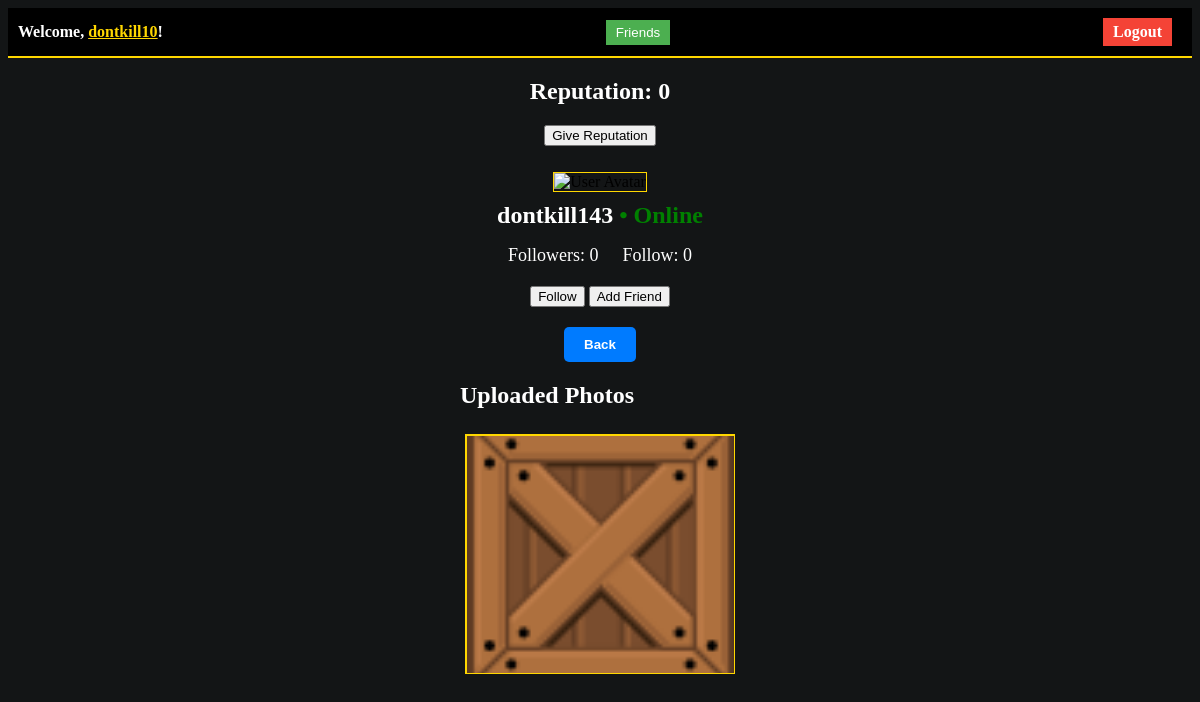
The app's page /user_profile/dontkill143 (signed in) with its own data.
### main.py (models this page shows, shortened)
class User(db.Model, UserMixin):
    id = db.Column(db.Integer, primary_key=True)
    username = db.Column(db.String(80), unique=True, nullable=False)
    password = db.Column(db.String(120), nullable=False)
    email = db.Column(db.String(120), unique=True, nullable=False)
    profile_photo = db.Column(db.String(255))  # Add this line
    profile_photos = db.Column(db.String(1000))  # Store a list of filenames
    likes = db.relationship("Like", backref="user", lazy=True)
    reputation = db.Column(db.Integer, default=0)
    last_given_reputation_timestamp = db.Column(db.DateTime, default=None)
    reputation_given_count = db.Column(db.Integer, default=0)
    coins = db.Column(db.Integer, default=10)  # Initialize coins to 10
    selected_border_color = db.Column(db.String(20))  # Store the selected border color
    selected_username_color = db.Column(db.String(7))  # Store color as a hex string (e.g., "#RRGGBB")
    selected_username_comment = db.Column(db.String(7)) # Store color for comment
    uploaded_photo_count = db.Column(db.Integer, default=0)  # Initialize with 0
    trivia_score = db.Column(db.Integer, default=0)  # Add this line to store the trivia score
    last_seen = db.Column(db.DateTime, default=datetime.utcnow)
    reset_token = db.Column(db.String(100), nullable=True)
    followers = db.relationship('User', secondary='followers', primaryjoin='User.id==followers.c.followee_id',
                                secondaryjoin='User.id==followers.c.follower_id', backref='following')
    friends = relationship('User', secondary='friendship', primaryjoin=id == Friendship.user_id,
                           secondaryjoin=id == Friendship.friend_id)

class Photo(db.Model):
    id = db.Column(db.Integer, primary_key=True)
    filename = db.Column(db.String(255), nullable=False)
    user_id = db.Column(db.Integer, db.ForeignKey("user.id"), nullable=False)
    user = db.relationship("User", backref=db.backref("photos", lazy=True))
    likes = db.relationship("Like", backref="photo", lazy=True, cascade="all, delete-orphan")
    comments = db.relationship("Comment", backref="photo_ref", lazy=True, cascade="all, delete-orphan")
    border_color = db.Column(db.String(20))  # Store the border color associated with the photo
    border_width = db.Column(db.Integer)

### main.py (the view)
@app.route('/user_profile/<username>')
@login_required
def user_profile(username):
    if not current_user.profile_photo:
        current_user.profile_photo = "placeholder.png"  # Set the default profile photo
    user = User.query.filter_by(username=username).first()
    if user:
        user_reputation = user.reputation  # Replace 'reputation' with the actual field in your User model
        user_uploaded_photos = Photo.query.filter_by(user_id=user.id).all()
        return render_template("user_profile.html", user=user, reputation=user_reputation, user_uploaded_photos=user_uploaded_photos)
    else:
        flash("User not found.", "error")
        return redirect(url_for("dashboard"))

### main.py (called while the page is built)
@login_manager.user_loader
def load_user(user_id):
    return User.query.get(int(user_id))

@app.before_request
def update_last_seen():
    if current_user.is_authenticated:
        current_user.last_seen = datetime.now(timezone.utc)
        db.session.commit()

### templates/user_profile.html (shortened to what this page needs)
<!DOCTYPE html>
<html lang="en">
<head>
    <link rel="stylesheet" href="{{ url_for('static', filename='user_profile.css') }}">
</head>
<body>
<div class="navbar">
    <span>Welcome, <a href="{{ url_for('profile') }}" class="username-link"><span class="username">{{ current_user.username }}</span></a>!</span>
    <button class="friends-button" onclick="window.location.href='{{ url_for('friends') }}'">Friends</button>
    <a href="{{ url_for('logout') }}" class="logout-button">Logout</a>
</div>
<div class="reputation-section">
    <h2 class="reputation-text">Reputation: <span id="reputation-count">{{ reputation }}</span></h2>
    <button id="give-reputation-button" data-receiver-user-id="{{ user.id }}">
        Give Reputation
    </button>
</div>
<div class="profile-container">
    <div class="profile-avatar">
        <img src="{{ url_for('static', filename='uploads/profile-photo/' ~ user.profile_photo) }}" alt="User Avatar">
    </div>
    <div class="profile-info">
        <h1 class="username-info">
    {{ user.username }}
    <span class="user-status" data-last-seen="{{ user.last_seen }}"></span>
</h1>
        <div class="profile-header">
            <div class="follower-following-counts">
                <div class="follower-count">Followers: {{ user.followers|length }}</div>
                <div class="following-count">Follow: {{ user.following|length }}</div>
            </div>
            <div class="follow-unfollow-button">
                <button
                    id="follow-btn"
                    data-user-id="{{ user.id }}"
                >
                </button>
  {% if current_user != user %}
      {% if user in current_user.friends %}
        <button id="remove-friend-button" data-username="{{ user.username }}">Remove Friend</button>
      {% else %}
        <button id="add-friend-button" data-username="{{ user.username }}">Add Friend</button>
      {% endif %}
  {% endif %}
            </div>
        </div>
        <div class="center-button">
            <button class="back-button" onclick="window.location.href='{{ url_for('dashboard') }}'">Back</button>
        </div>
        <div class="dashboard-content">
            <div class="uploaded-photos-section">
                <h2>Uploaded Photos</h2>
                <div class="uploaded-photos-grid">
                    {% for uploaded_photo in user_uploaded_photos %}
                        <div class="uploaded-photo-box">
                            <div class="uploaded-photo">
                                <img src="{{ url_for('static', filename='uploads/' ~ uploaded_photo.filename) }}" alt="Uploaded Photo" class="profile-image" data-image-src="{{ url_for('static', filename='uploads/' ~ uploaded_photo.filename) }}">
                            </div>
                        </div>
                    {% endfor %}
                </div>
            </div>
        </div>
    </div>
</div>
</body>
</html>

### static/user_profile.css (style rules this page uses)
body { background-color: #131516; }
h1, h2 { color: white; }
.navbar { background-color: black; color: white; padding: 10px; display: flex; justify-content: space-between; align-items: center; font-weight: bold; border-bottom: 2px solid gold; text-align: right; }
.navbar .username { cursor: pointer; text-decoration: underline; }
.navbar .logout-button { background-color: #4caf50; color: #fff; border: none; padding: 5px 10px; margin-right: 10px; cursor: pointer; text-decoration: none; }
.navbar .friends-button { background-color: #4caf50; color: #fff; border: none; padding: 5px 10px; cursor: pointer; text-decoration: none; margin-left: 10px; }
.navbar .logout-button { background-color: #f44336; }
.username { color: gold; cursor: pointer; }
.logout-button { text-decoration: none; transition: color 0.3s; }
.profile-container { display: flex; flex-direction: column; justify-content: center; align-items: center; height: 50vh; }
.reputation-section { display: flex; flex-direction: column; justify-content: center; align-items: center; }
.back-button { padding: 10px 20px; background-color: #007bff; color: white; border: none; border-radius: 5px; cursor: pointer; font-weight: bold; transition: background-color 0.3s, color 0.3s; }
.center-button { text-align: center; }
.follower-following-counts { text-align: center; margin-top: 10px; }
.follower-count, .following-count { display: inline-block; color: white; font-size: 18px; margin: 0 10px; }
.profile-info h1 { text-align: center; color: white; font-size: 24px; margin-top: 10px; }
#follow-btn { margin-top: 20px; margin-bottom: 20px; }
.follow-unfollow-button { text-align: center; }
.profile-avatar img { width: 80px; height: 80px; object-fit: cover; border: 1px solid gold; }
.uploaded-photo-box { display: inline-block; margin: 5px; width: 268px; height: 238px; border: 1px solid gold; overflow: hidden; }
.uploaded-photo { width: 100%; height: 100%; display: block; object-fit: contain; }
.uploaded-photo img { width: 100%; height: 100%; object-fit: cover; border: 1px solid gold; }
@media (min-width: 768px) { .uploaded-photo-box:nth-child(3n+1) { clear: left; } }
.user-status.online { color: green; }

### records on screen
User: username "dontkill10"
User: username "dontkill143"
Photo: filename (picture)

### other values on screen
{{ reputation }} "0"
{{ user.followers|length }} "0"
{{ user.following|length }} "0"
